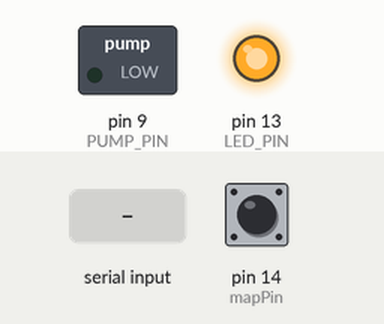
Bench run of a sketch on a simulated Arduino Mega 2560, built with avr-gcc and run on an emulated ATmega2560. Shown: switched loads named in the sketch (green lamp = pin HIGH), output pins drawn as LEDs (lit = HIGH). The inputs (shaded band) are chosen by the test bench; at power-on: pin 14 (mapPin) HIGH.

Above: at 1.2 s.
1.3 s: pin 14 (mapPin) pulled LOW for 0.15 s
At 1.37 s:
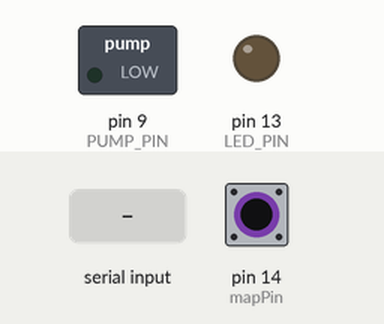
2.9 s: "P,45\n" received over Serial
At 3.7 s:
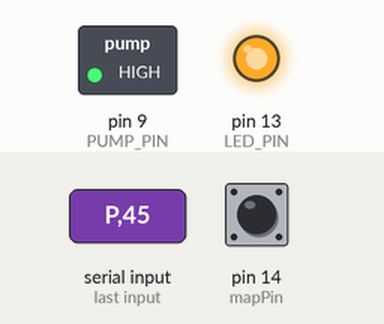
4.4 s: pin 14 (mapPin) pulled LOW for 1 s
At 4.8 s:
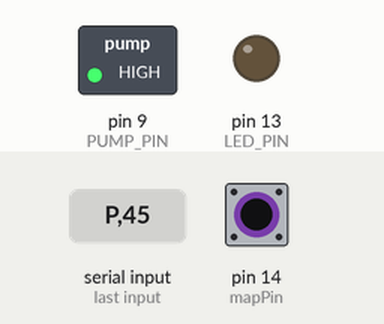
6.9 s: pin 14 (mapPin) pulled LOW for 3.2 s
At 10.4 s:
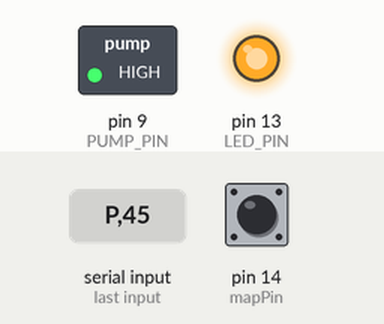
Timing chart, 0 to 11.9 s (numbered marks = the images above; inputs shaded):
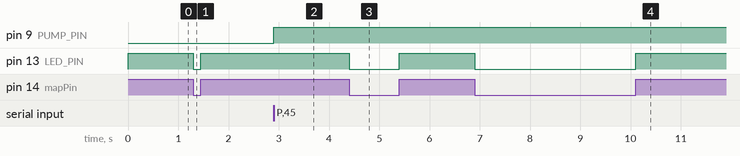

The sketch:

stepper.ino
```cpp
/* Pick-and-place machine jogging test
 * RAMPS 1.4 board + Arduino Mega 2560
 *
 * Fredrik Jansson 2016
 */


#include <MultiStepper.h>
#include <AccelStepper.h>


#define X 0
#define Y 1
#define R1 2
#define R2 3

#define PULSE_LENGTH_uS 100

#define STEP 0
#define DIR 1
#define ENABLE 2
#define MIN 3
#define MAX 4

#define LED_PIN 13
#define PUMP_PIN 9 // D9 and D10 control the output transistors. D8 too, but for the other +12V supply


#define N_AXES 4

/* Note: change R1 to Z to get endstop pins ?
 *
 */


                        // Step, Dir, En, Min, Max
const int8_t mapPin[N_AXES][5] = {
  { 54,  55, 38,  3,  2},    // X
  { 60,  61, 56, 14, 15},    // Y
  { 46,  48, 62, 18, 19},    // Z
  { 26,  28, 24, -1, -1},    // R1
  //{ 36,  34, 30, -1, -1},    // R2
};


// parameters for each axis: range(steps), max speed, max acceleration
// axis order: X, Y, Z, R
//long int range[N_AXES] = {1000, 1000,  200,  200};
//long int range[N_AXES] = {200*32*3.3, 200*32*3.3,  10000,  10000};
long int range[N_AXES] = {30000,  30000, 200*32*3.3*5, 200*32*3.3*5};
float a_max[N_AXES]    = { 4000,  4000,  4000,  4000};
float v_max[N_AXES]    = { 2000,  2000,  4000,  2000};


AccelStepper steppers[] = {
  AccelStepper (AccelStepper::DRIVER, mapPin[0][STEP], mapPin[0][DIR]),
  AccelStepper (AccelStepper::DRIVER, mapPin[1][STEP], mapPin[1][DIR]),
  AccelStepper (AccelStepper::DRIVER, mapPin[2][STEP], mapPin[2][DIR]),
  AccelStepper (AccelStepper::DRIVER, mapPin[3][STEP], mapPin[3][DIR])
};

/*
Read one end stop, for the specified axis.
if minmax == 0, return the min endstop, otherwise the max endstop.
*/
int8_t read_endstop(int8_t axis, int8_t minmax)
{
  int8_t i = 3;
  if (minmax)
    i = 4;
  int8_t pin = mapPin[axis][i];
  return digitalRead(pin);
}

/* Read 3 endstops. Pack the results in a byte:
 * 00ZzYyXx   where X is the max stop and x is the min stop
 */
uint8_t print_endstops()
{
  uint8_t i;
  uint8_t mask = 1;
  uint8_t stops = 0;
  for (i = 0; i < 3; i++)
  {
    if (read_endstop(i, 0))
      {
        stops |= mask;
        //Serial.print(i);
        //Serial.print('-');
      }
    mask <<=1;
    if (read_endstop(i, 1))
      {
      stops |= mask;
      //Serial.print(i);
      //Serial.print('+');
      }
    mask <<=1;
  }
  //Serial.print(" stops.");
  Serial.print(stops);
  Serial.print('\n');
  return stops;
}

int RX_i = 0;
long RX_data[N_AXES];
short int RX_sign;
char RX_command = '\0';

/* Set pump state:
 * p = 0 : off
 * p = 1 : on
 */
void set_pump(int p)
{
  //digitalWrite(LED_PIN, p?HIGH:LOW);
  digitalWrite(PUMP_PIN, p?HIGH:LOW);
}

void set_motor_power(int p)
{
  int i;
  for (i = 0; i < N_AXES; i++)
    {
      if (p)
        steppers[i].enableOutputs();
      else
        steppers[i].disableOutputs();
    }
}

void setup()
{
  pinMode(LED_PIN, OUTPUT);
  pinMode(PUMP_PIN, OUTPUT);


  int i;
  for (i = 0; i < N_AXES; i++)
    {
      steppers[i].setEnablePin(mapPin[i][ENABLE]);
      steppers[i].setPinsInverted(false,false,true);  // enable pin is active low
      steppers[i].setAcceleration(a_max[i]);
      RX_data[i] = 0;
      steppers[i].setMaxSpeed(0);                     // needed to get correct speeds later, when set again
      steppers[i].enableOutputs();                    // needed for the enable pin to take effect (?)

      // endstop pins as inputs with pullup
      pinMode(mapPin[i][MIN], INPUT_PULLUP);
      pinMode(mapPin[i][MAX], INPUT_PULLUP);
    }

//   pinMode(62, OUTPUT);
//   digitalWrite(62, HIGH);
 //pinMode(38, OUTPUT);
 //digitalWrite(38, HIGH);


  Serial.begin (115200);
//    Serial.begin (38400);

}

/*
 * for each axis, set the speed, then
 * move towards either the positive or negative limit for that axis
 */
void setSpeed(long int *V)
{
  for (int i = 0; i < N_AXES; i++)
    {
      long int v = V[i];
      if (v > 0)
	{
	  steppers[i].setMaxSpeed(v);     // should be called before moveTo?
	  steppers[i].moveTo(range[i]);
	}
      else
	{
	  steppers[i].setMaxSpeed(-v);   // set a positive speed
	  steppers[i].moveTo(0);
	}
    }
}

/* Print received data for verification
 *
 */
void printData()
{
  for (int i = 0; i < N_AXES; i++)
    {
      Serial.print(' ');
      Serial.print(RX_data[i]);
    }
  Serial.print('\n');
}

/* Print the current position of all axes
 */
void reportPos()
{
  for (int i = 0; i < N_AXES; i++)
    {
      Serial.print(' ');
      Serial.print(steppers[i].currentPosition());
    }
  Serial.print('\n');
}

/* Stop all motors as fast as possible, without loosing position
 */
void stop()
{
  for (int i = 0; i < N_AXES; i++)
    steppers[i].stop();
}

/*
 * Receive a message in the following format
 *
 * V -100, 23, -45,13
 * ignore whitespace
 * numbers separated by ','
 * optional - sign at start of number
 *
 * currently: lazy parsing: accept '-' anywhere in the number
 * no error reporting
 *
 *
 * Commands:
 * V  - set velocities. up to 4 arguments.
 *
 * TODO: if an error is detected, don't execute the command
 */
void processIncomingByte(char c)
{
  if (isdigit (c))
    {
      RX_data[RX_i] *= 10;
      RX_data[RX_i] += c - '0';
    }
  else
    {
      // set the new state, if we recognize it
      // New commands must be defined HERE AND BELOW
      switch (c)
	{
        case 'p':
        case 'P':
        case 'm':
        case 'M':
	case 'S':
	case 'W':
	case 'V':
        case 'E':
	  // Serial.write("V\n");
	  RX_command = c;
	  RX_i = 0;
	  RX_sign = 1;

	  for (int i = 0; i < N_AXES; i++)
	    RX_data[i] = 0;
	  break;

	case ',':
	  RX_data[RX_i] *= RX_sign;
	  RX_sign = 1;

	  if (RX_i < N_AXES-1)
	    RX_i++;

	  //else - an error, too many ','
	  break;

	case '-':
	  RX_sign = -1;
	  break;

	case '\n':  //newline !
	  RX_data[RX_i] *= RX_sign;

	  //Serial.print(RX_command);

	  switch(RX_command)
	    {
	    case 'W':
	      reportPos();
              //print_endstops();
	      break;
	    case 'V':
	      setSpeed(RX_data);
	      //printData();
	      break;
	    case 'S':
	      stop();
              set_pump(0);
              break;
            case 'P': // pick
              set_pump(1);
            break;
            case 'p': // place
              set_pump(0);
            break;
            case 'm':  // motors off
              stop();
              delay(100); // do we need this?
              set_motor_power(0);
            break;
            case 'M': // motors on
              set_motor_power(1);
            break;
            case 'E':
              print_endstops();
              break;
	    default:

	      break;
	    }
  RX_command = '\0'; //prevent the same command from being run again by a repeated newline

	  break;
	case ' ':  // whitespace - ignore
	case '\t':
	case '\r':
	  break;

	default:
	  // an error - unknown character
	  break;
	}
    }
}


long int n;

void loop()
{
  if (Serial.available ())
    processIncomingByte (Serial.read ());

n++;
//if (n % 1000 == 0)
 //Serial.write('*');

 //digitalWrite(LED_PIN, n>>12 & 1);
  digitalWrite(LED_PIN, read_endstop(1, 0));

  steppers[0].run();
  steppers[1].run();
  steppers[2].run();
  steppers[3].run();
}
```

Measured:
- after the input at 1.3 s, pin 13 (LED_PIN): HIGH → LOW at once, → HIGH 0.15 s later
- after the input at 2.9 s, pin 9 (PUMP_PIN): LOW → HIGH at once
- after the input at 4.4 s, pin 13 (LED_PIN): HIGH → LOW at once, → HIGH 1.0 s later
- after the input at 6.9 s, pin 13 (LED_PIN): HIGH → LOW at once, → HIGH 3.2 s later
